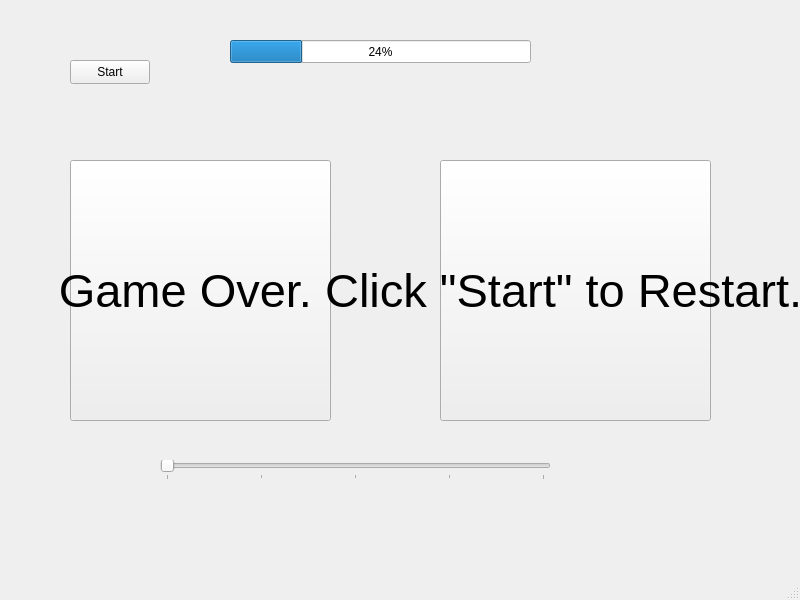
<?xml version="1.0" encoding="UTF-8"?>
<ui version="4.0">
 <class>MainWindow</class>
 <widget class="QMainWindow" name="MainWindow">
  <property name="geometry">
   <rect>
    <x>0</x>
    <y>0</y>
    <width>800</width>
    <height>600</height>
   </rect>
  </property>
  <property name="windowTitle">
   <string>MainWindow</string>
  </property>
  <widget class="QWidget" name="centralwidget">
   <widget class="QPushButton" name="redButton">
    <property name="geometry">
     <rect>
      <x>70</x>
      <y>160</y>
      <width>261</width>
      <height>261</height>
     </rect>
    </property>
    <property name="styleSheet">
     <string notr="true"/>
    </property>
    <property name="text">
     <string/>
    </property>
   </widget>
   <widget class="QPushButton" name="blueButton">
    <property name="geometry">
     <rect>
      <x>440</x>
      <y>160</y>
      <width>271</width>
      <height>261</height>
     </rect>
    </property>
    <property name="text">
     <string/>
    </property>
   </widget>
   <widget class="QSlider" name="difficultySlider">
    <property name="geometry">
     <rect>
      <x>160</x>
      <y>460</y>
      <width>391</width>
      <height>20</height>
     </rect>
    </property>
    <property name="maximum">
     <number>4</number>
    </property>
    <property name="orientation">
     <enum>Qt::Horizontal</enum>
    </property>
    <property name="tickPosition">
     <enum>QSlider::TicksBelow</enum>
    </property>
    <property name="tickInterval">
     <number>1</number>
    </property>
   </widget>
   <widget class="QPushButton" name="startButton">
    <property name="geometry">
     <rect>
      <x>70</x>
      <y>60</y>
      <width>80</width>
      <height>24</height>
     </rect>
    </property>
    <property name="text">
     <string>Start</string>
    </property>
   </widget>
   <widget class="QLabel" name="gameOverMsg">
    <property name="geometry">
     <rect>
      <x>0</x>
      <y>200</y>
      <width>861</width>
      <height>181</height>
     </rect>
    </property>
    <property name="font">
     <font>
      <pointsize>35</pointsize>
     </font>
    </property>
    <property name="text">
     <string>Game Over. Click &quot;Start&quot; to Restart.</string>
    </property>
    <property name="alignment">
     <set>Qt::AlignCenter</set>
    </property>
   </widget>
   <widget class="QLabel" name="diffLabel">
    <property name="geometry">
     <rect>
      <x>290</x>
      <y>490</y>
      <width>181</width>
      <height>16</height>
     </rect>
    </property>
    <property name="text">
     <string/>
    </property>
    <property name="alignment">
     <set>Qt::AlignCenter</set>
    </property>
   </widget>
   <widget class="QProgressBar" name="progressBar">
    <property name="geometry">
     <rect>
      <x>230</x>
      <y>40</y>
      <width>301</width>
      <height>23</height>
     </rect>
    </property>
    <property name="value">
     <number>24</number>
    </property>
   </widget>
  </widget>
  <widget class="QMenuBar" name="menubar">
   <property name="geometry">
    <rect>
     <x>0</x>
     <y>0</y>
     <width>800</width>
     <height>21</height>
    </rect>
   </property>
  </widget>
  <widget class="QStatusBar" name="statusbar"/>
 </widget>
 <resources/>
 <connections/>
</ui>
